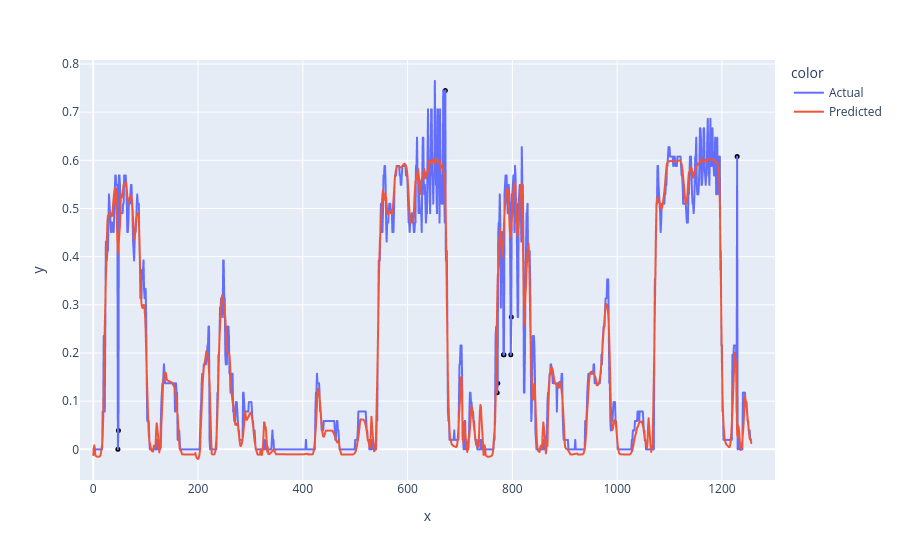

The cell this chart's notebook holds for it:
### Code cell
display_prediction(X_test + noise, predicted_load_test_noise, 4,  mean, std, 2)

### Figure 1 — Plotly figure (JSON) as saved in the notebook; plotly's stock layout.template omitted (floating-point values rounded to 4 significant figures; data arrays with more than 128 entries replaced by an {"elided": "..."} marker saying what was removed)
{"data": [{"hovertemplate": "color=Actual<br>x=%{x}<br>y=%{y}<extra></extra>", "legendgroup": "Actual", "line": {"color": "#636efa", "dash": "solid"}, "marker": {"symbol": "circle"}, "mode": "lines", "name": "Actual", "showlegend": true, "type": "scattergl", "x": {"elided": "1257 int values"}, "xaxis": "x", "y": {"elided": "1257 float values"}, "yaxis": "y"}, {"hovertemplate": "color=Predicted<br>x=%{x}<br>y=%{y}<extra></extra>", "legendgroup": "Predicted", "line": {"color": "#EF553B", "dash": "solid"}, "marker": {"symbol": "circle"}, "mode": "lines", "name": "Predicted", "showlegend": true, "type": "scattergl", "x": {"elided": "1257 int values"}, "xaxis": "x", "y": {"elided": "1257 float values"}, "yaxis": "y"}, {"hovertemplate": "x=%{x}<br>y=%{y}<extra></extra>", "legendgroup": "", "marker": {"color": "black", "size": 5, "symbol": "circle"}, "mode": "markers", "name": "", "orientation": "v", "showlegend": false, "type": "scatter", "x": [47, 48, 672, 771, 772, 783, 784, 797, 798, 1229], "xaxis": "x", "y": [0, 0.03922, 0.7451, 0.1176, 0.1373, 0.1961, 0.1961, 0.1961, 0.2745, 0.6078], "yaxis": "y"}], "layout": {"legend": {"title": {"text": "color"}, "tracegroupgap": 0}, "margin": {"t": 60}, "xaxis": {"anchor": "y", "domain": [0, 1], "title": {"text": "x"}}, "yaxis": {"anchor": "x", "domain": [0, 1], "title": {"text": "y"}}}}
